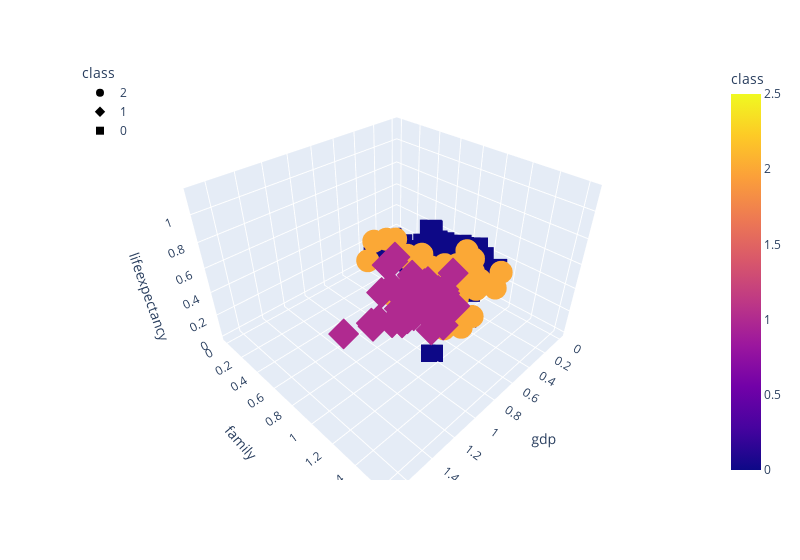

Notebook code for this chart:
### Code cell
# Plot the 3D-scatter with x="gdp" and y="family" and z="lifeexpectancy"
fig = px.scatter_3d(
    three_clusters,
    x="gdp",
    y="family",
    z="lifeexpectancy",
    color="class",
    symbol="class",
    width=800,
)
fig.update_layout(legend=dict(x=0, y=1))
fig.show()
